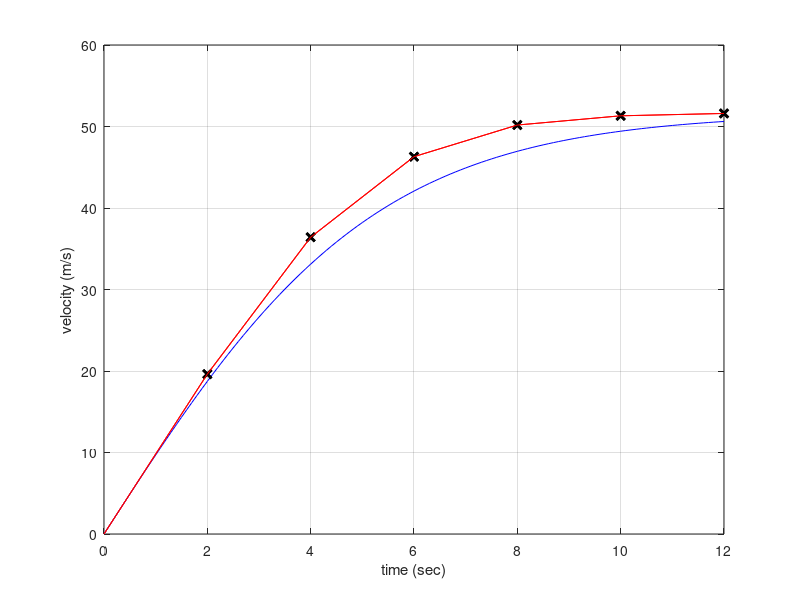

Write the MATLAB code that produced this figure.
%% Numerical Methods - Lect 1 
%% Analytical Solution
t_a =0:0.1:12;
v_analytical = sqrt(9.81*68.1/0.25).*tanh(sqrt(9.81*0.25/68.1).*t_a);

plot(t_a,v_analytical,'b')
grid on
hold on
ylabel('velocity (m/s)')
xlabel('time (sec)')
%% Numerical Solution (Euler's Method)

t_n=0:2:12;
v(1)=0;

for i=2:1:7
    
    v(i)=v(i-1)+(9.81-(0.25/68.1)*(v(i-1))^2)*2
    plot(t_n(i),v(i),'kx','linewidth',2)
end

plot(t_n,v,'-r')


%% Numerical Solution (Euler's Method)
h=2;
t_n=0:h:12;
v(1)=0;

n=12/h;
for i=2:1:(n+1)
    
    v(i)=v(i-1)+(9.81-(0.25/68.1)*(v(i-1))^2)*h
    plot(t_n(i),v(i),'kx','linewidth',2)
end

plot(t_n,v,'-r')
hold on